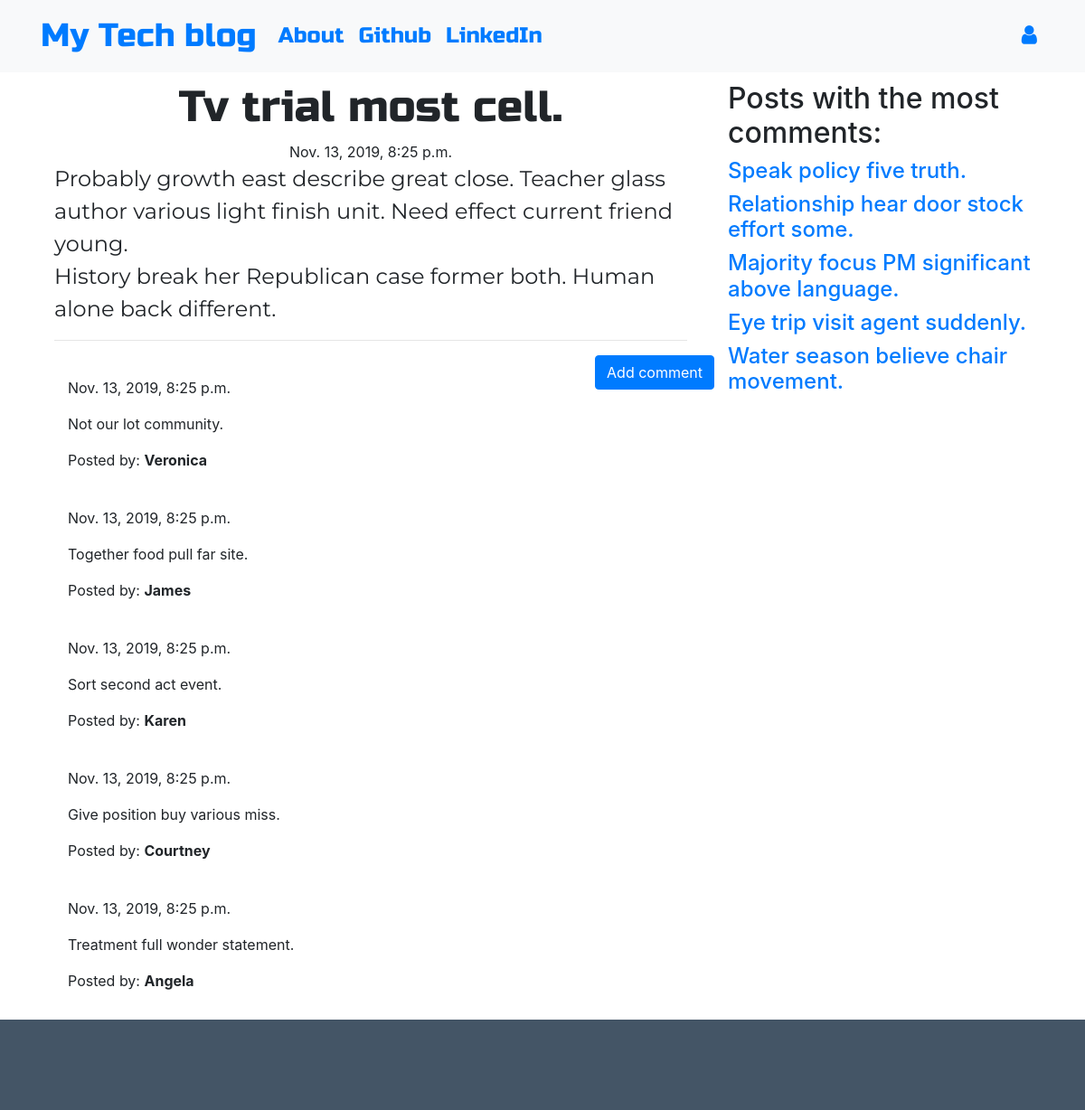
Page /blog/post/82/ on the committed database.
### blog/models.py (models this page shows, shortened)
class Post(models.Model):
    author = models.ForeignKey('auth.User', on_delete=models.CASCADE)
    title = models.CharField(max_length=255)
    text = models.TextField()
    created_date = models.DateTimeField(default=timezone.now)
    published_date = models.DateTimeField(blank=True, null=True)

class Comment(models.Model):
    post = models.ForeignKey('blog.Post', on_delete=models.CASCADE, related_name='comments')
    author = models.CharField(max_length=255)
    text = models.TextField()
    created_date = models.DateTimeField(default=timezone.now)
    approved_comment = models.BooleanField(default=False)

### blog/views.py (the view)
# urls.py: path('post/<int:pk>/', views.PostDetailView.as_view(), name='post_detail'),
class PostDetailView(DetailView):
    model = Post
    def get_context_data(self, **kwargs):
        context = super().get_context_data(**kwargs)
        context['more_comment_post'] = get_most_post()
        return context

### blog/views.py (called while the page is built)
def get_most_post():
    my_dict = dict()
    for post in Post.objects.all():
        comment = Comment.objects.filter(post__id=post.id).count()
        other = {
            post: comment
        }
        my_dict.update(other)
    my_dict_sorted = collections.OrderedDict(sorted(my_dict.items(), key=itemgetter(1), reverse=True)[:5])
    return my_dict_sorted

### blog/templates/blog/post_detail.html (shortened to what this page needs)
{% extends 'blog/base.html' %}
{% block content %}
  <div class="detailpost container">
            <h1 class='posttitle loader'>{{ post.title }}</h1>
            {% if post.published_date %}
                <div class="date postdate">
                    {{ post.published_date }}
                </div>
            {% else %}
                <a class="btn btn-outline-dark" href="{% url 'post_publish' pk=post.pk %}">Publish</a>
            {% endif %}
          <p class='postcontent' >{{ post.text|safe|linebreaksbr }}</p>
      <hr>
      <a class="btn btn-primary btn-comment" href="{% url 'add_comment_to_post' pk=post.pk %}">Add comment</a>
      <div class="container">
      {% for comment in post.comments.all %}
      <br>
          {% if user.is_authenticated or comment.approved_comment %}
                  {{ comment.created_date }}
              <p>{{ comment.text|safe|linebreaks }}</p>
              <p>Posted by: <strong>{{ comment.author }}</strong></p>
          {% endif %}
      {% empty %}
          <p>No comments posted.</p>
      {% endfor %}
    </div>
  </div>
{% endblock %}
{% block adv %}
  <div class="col-md-4">
      <div class="advertising">
        <h2>Posts with the most comments:</h2>
        {% for post in more_comment_post %}
          <div class="most_post">
              <h4><a href="{% url 'post_detail' pk=post.pk %}">{{ post.title }}</a></h4>
          </div>
        {% endfor %}
      </div>
    </div>
{% endblock %}

### blog/static/css/blog.css (style rules this page uses)
.advertising { display: block; position: fixed; width: 360px; z-index: 100; }
.postdate { text-align: center; }
.detailpost { display: none; }
.posttitle { font-family: 'Russo One', sans-serif; font-size: 3em; text-align: center; }
.postcontent { font-family: 'Montserrat'; font-size: 1.5em; }
.btn-comment { position: absolute; right: 0px; }

### rows in the picture
Post: title "Tv trial most cell.", published_date "Nov. 13, 2019, 8:25 p.m.", text "Probably growth east describe great close. Teacher glass author various light finish unit. Need effect current friend young. History break her Republican case former both. Human alone back different."
Comment: created_date "Nov. 13, 2019, 8:25 p.m.", text "Not our lot community.", author "Veronica"
Comment: created_date "Nov. 13, 2019, 8:25 p.m.", text "Together food pull far site.", author "James"
Comment: created_date "Nov. 13, 2019, 8:25 p.m.", text "Sort second act event.", author "Karen"
Comment: created_date "Nov. 13, 2019, 8:25 p.m.", text "Give position buy various miss.", author "Courtney"
Comment: created_date "Nov. 13, 2019, 8:25 p.m.", text "Treatment full wonder statement.", author "Angela"
Post: title "Speak policy five truth."
Post: title "Relationship hear door stock effort some."
Post: title "Majority focus PM significant above language."
Post: title "Eye trip visit agent suddenly."
Post: title "Water season believe chair movement."
